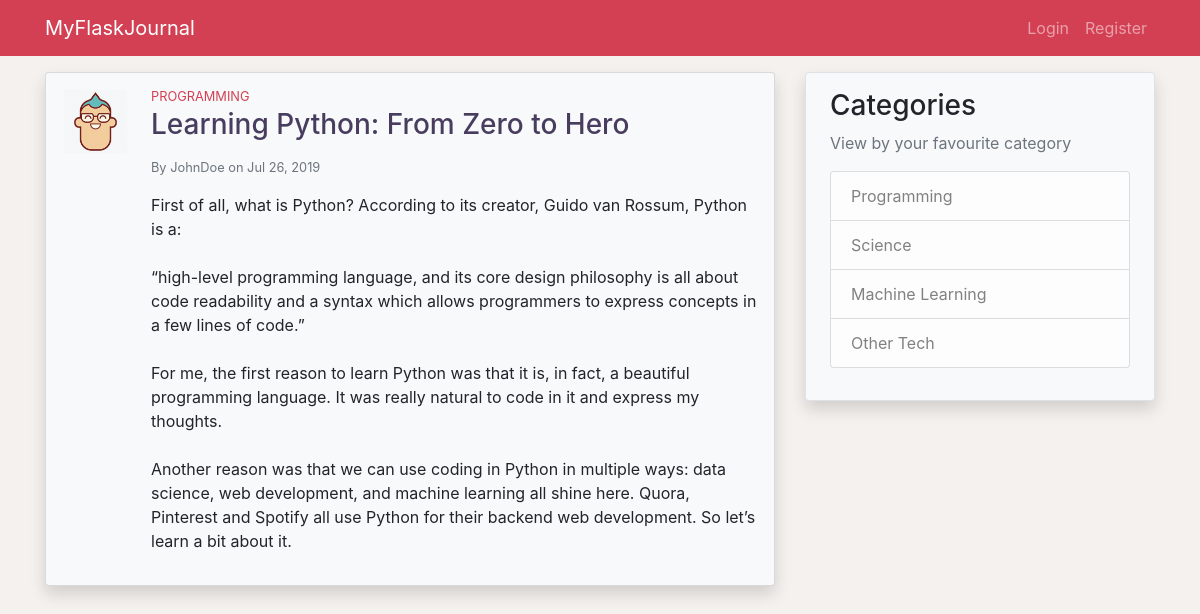
The page /post/31 on the database its author committed.
### application/models.py (models this page shows, shortened)
class User(db.Model, UserMixin):
    id = db.Column(db.Integer, primary_key=True)
    username = db.Column(db.String(20), unique=True, nullable=False)
    email = db.Column(db.String(120), unique=True, nullable=False)
    image_file = db.Column(db.String(20), nullable=False,
                           default='default.jpg')
    password = db.Column(db.String(60), nullable=False)
    posts = db.relationship('Post', backref='author', lazy=True)

class Post(db.Model):
    id = db.Column(db.Integer, primary_key=True)
    title = db.Column(db.String(100), nullable=False)
    date_posted = db.Column(db.DateTime, nullable=False,
                            default=datetime.utcnow)
    content = db.Column(db.Text, nullable=False)
    category = db.Column(db.String(100), nullable=False)
    user_id = db.Column(db.Integer, db.ForeignKey('user.id'), nullable=False)

### application/posts/routes.py (the view)
@posts.route('/post/<int:post_id>')
def post(post_id):
    post = Post.query.get_or_404(post_id)
    return render_template('posts/post.html', title=post.title, post=post)

### application/templates/posts/post.html (shortened to what this page needs)
{% extends 'layout.html' %}
{% block content %}
        <div class="card mb-3 p-3 shadow bg-light">
            <div class="row">
                <div class="ml-3 mb-3 pr-2">
                    <img src="{{ url_for('static', filename='profile_pics/' + post.author.image_file) }}" class="post-img rounded mx-md-auto d-block">
                </div>
                <div class="col">
                    <h6 class="post-category mb-1 small">
                    </h6>
                    <h3 class="post-title mb-3">
                        <a class="clean-a" href="{{ url_for('posts.post', post_id=post.id) }}">{{ post.title }}</a>
                    </h3>
                    <div class="text-muted small mb-3">
                        By <a class="clean-a" href="{{ url_for('users.user_posts', username=post.author.username) }}">{{ post.author.username }}</a>
                        on {{ post.date_posted.strftime('%b %d, %Y')}}
                    </div>
                    <p class="post-content">{{ post.content }}</p>
                </div>
            </div>
        </div>
{% endblock %}

### application/static/style.css (style rules this page uses)
body { background-color: #F5F1EE; }
.post-img { height: 65px; width: 65px; }
.post-title { color: #493D5F; }
.post-category { color: #D34054; }
.post-content { white-space: pre-line; }
.clean-a { color: inherit; }

### rows shown on the page
User: image_file (picture), author.username "JohnDoe"
Post: category "PROGRAMMING", title "Learning Python: From Zero to Hero", date_posted "Jul 26, 2019", content "First of all, what is Python? According to its creator, Guido van Rossum, Python is a: “high-level programming language, and its core design philosophy is all about code readability and a syntax which allows programmers to express concepts in a few lines of code.” For me, the first reason to learn Python was that it is, in fact, a beautiful programming language. It was really natural to code in it and express my thoughts. Another reason was that we can use coding in Python in multiple ways: data science, web development, and machine learning all shine here. Quora, Pinterest and Spotify all use Python for their backend web development. So let’s learn a bit about it."
